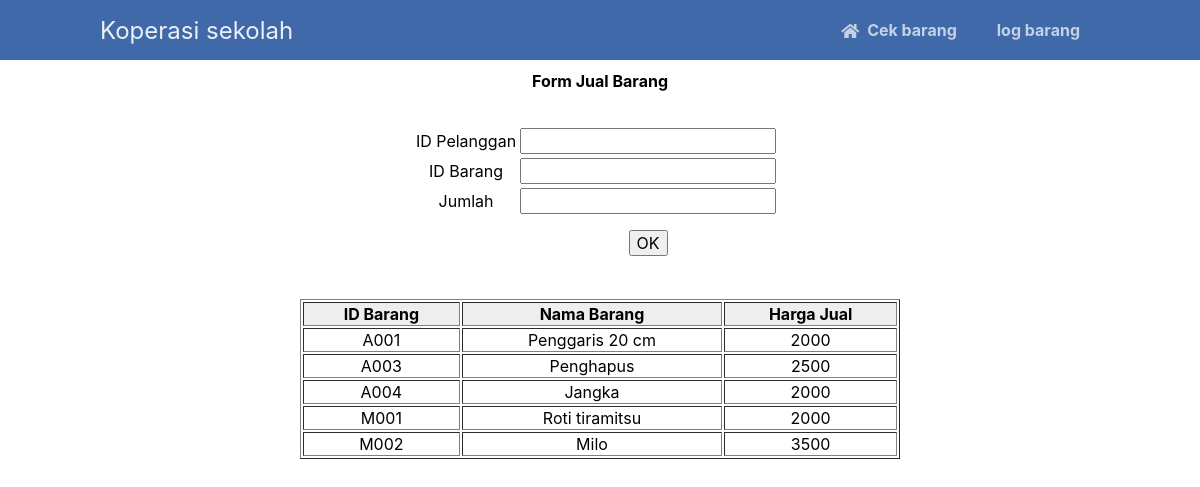
/formjual.php, run on the app's committed database.
### tables this page shows
CREATE TABLE `barang` (
  `id_brg` varchar(4) NOT NULL,
  `nama_brg` varchar(20) NOT NULL,
  `jenis_brg` varchar(20) NOT NULL,
  `harga_beli` varchar(10) NOT NULL,
  `harga_jual` varchar(10) NOT NULL,
  `supplier` varchar(20) NOT NULL,
  `jumlah` varchar(3) NOT NULL
);

### formjual.php (the view, shortened to what this page needs)
<?php
include 'koneksi.php';
	$select = mysqli_query($koneksi, "SELECT * FROM barang");
	while ($hasil = mysqli_fetch_array($select)){
?>
<!DOCTYPE html>
<html>
<head>
<?php
include 'function.php';
?>
</head>
<body align="center">
	<h1>Form Jual Barang</h1>
	<br>
	<form action="" method="POST">
		<table align="center">
		<tr>
			<td><input type="hidden" name = "id_jual" ></td>
		</tr>
		<tr>
			<td>ID Pelanggan</td>
			<td><input type="text" name = "id_pelanggan" required></td>
		</tr>
		<tr>
			<td>ID Barang</td>
			<td><input type="text" name="id_brg" required></td>
		</tr>
		<tr>
			<td>Jumlah</td>
			<td><input type="text" name="jumlah" required></td>
		</tr>
		<tr>
			<td><input type="hidden" name="harga_jual"  value="<?php echo $hasil['harga_jual'] ?>"></td>
		</tr>
		<tr>
			<td><input type="hidden" name="total"></td>
		</tr>
		<tr>
			<td><input type="hidden" name="waktu" ></td>
		</tr>
		<tr>
			<td></td>
			<td><input type="submit" name="tombol" value="OK" ></td>
			<td></td>
			<td></td>
		</tr>
		</table>
</form>
<br><br>
 	<table border="1" width="50%" align="center">
	<tr style="text-align: center;font-weight: bold;background-color: #eee;">
		<td>ID Barang</td>
		<td>Nama Barang</td>
		<td>Harga Jual</td>
	</tr>
	<?php
	include 'koneksi.php';
	$select = mysqli_query($koneksi, "SELECT * FROM barang");
	while ($hasil = mysqli_fetch_array($select)){
	?>
	<tr>
		<td><?php echo $hasil['id_brg'] ?></td>
		<td><?php echo $hasil['nama_brg'] ?></td>
		<td><?php echo $hasil['harga_jual'] ?></td>
	</tr>
<?php } ?>
<?php } ?>
</table>
<br>
</body>
</html>

### function.php (shortened to what this page needs)
<html>
	<head>
		<link href="style.css" rel="stylesheet" type="text/css">
		<link rel="stylesheet" href="https://use.fontawesome.com/releases/v5.7.1/css/all.css">
	</head>
	<body>
    <nav class="navtop">
    	<div>
    		<h1>Koperasi sekolah</h1>
            <a href="index.php"><i class="fas fa-home"></i>Cek barang</a>
    		<a href="log.php"></i>log barang</a>
    	</div>
    </nav>

### style.css (style rules this page uses)
* { box-sizing: border-box; font-family: -apple-system, BlinkMacSystemFont, "segoe ui", roboto, oxygen, ubuntu, cantarell, "fira sans", "droid sans", "helvetica neue", Arial, sans-serif; font-size: 16px; -webkit-font-smoothing: antialiased; -moz-osx-font-smoothing: grayscale; }
body { background-color: #FFFFFF; margin: 0; }
.navtop { background-color: #3f69a8; height: 60px; width: 100%; border: 0; }
.navtop div { display: flex; margin: 0 auto; width: 1000px; height: 100%; }
.navtop div h1, .navtop div a { display: inline-flex; align-items: center; }
.navtop div h1 { flex: 1; font-size: 24px; padding: 0; margin: 0; color: #ecf0f6; font-weight: normal; }
.navtop div a { padding: 0 20px; text-decoration: none; color: #c5d2e5; font-weight: bold; }
.navtop div a i { padding: 2px 8px 0 0; }

### data on the page
barang: id_brg "A001", nama_brg "Penggaris 20 cm", harga_jual "2000"
barang: id_brg "A003", nama_brg "Penghapus", harga_jual "2500"
barang: id_brg "A004", nama_brg "Jangka", harga_jual "2000"
barang: id_brg "M001", nama_brg "Roti tiramitsu", harga_jual "2000"
barang: id_brg "M002", nama_brg "Milo", harga_jual "3500"
